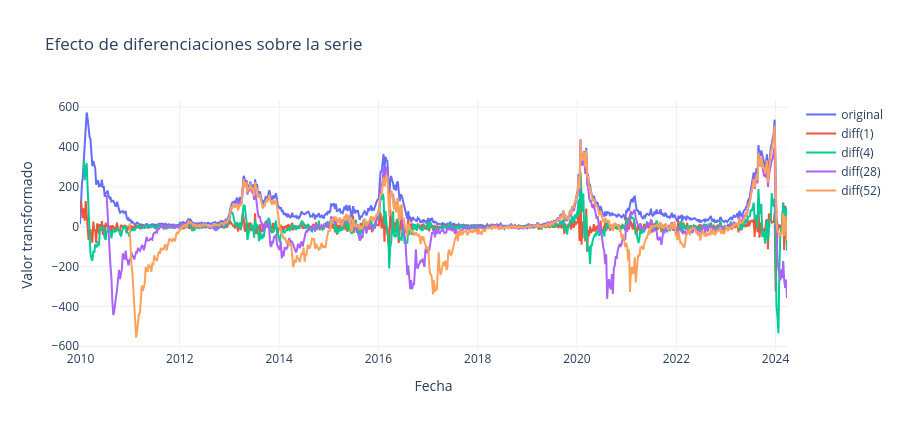

The notebook cell saved with this chart:
### Code cell
def plot_diferencias(datos_base, differences, freq=FRECUENCIA):
    prep_list = [datos_base.assign(unique_id='original')]
    for d in differences:
        fcst = MLForecast(models=[], freq=freq, target_transforms=[Differences([d])])
        aux = fcst.preprocess(datos_base.copy(), static_features=[])
        aux['unique_id'] = f'diff({d})'
        prep_list.append(aux)
    prep = pd.concat(prep_list, ignore_index=True)

    fig = go.Figure()
    for uid in prep.unique_id.unique():
        sub = prep[prep.unique_id == uid]
        fig.add_trace(go.Scatter(x=sub.ds, y=sub.y, mode='lines', name=uid))
    fig.update_layout(title='Efecto de diferenciaciones sobre la serie', xaxis_title='Fecha', yaxis_title='Valor transformado', template='plotly_white', height=430)
    fig.show()


plot_diferencias(df[['unique_id', 'ds', 'y']], differences=[1, 4, 28, 52])

ljung = []
for lag in [1, 6, 12, 18, 24, 52]:
    out = acorr_ljungbox(df.y.values, lags=[lag], return_df=True)
    ljung.append({'lag': lag, 'q_stat': out['lb_stat'].iloc[0], 'p_valor': out['lb_pvalue'].iloc[0], 'hay_autocorrelacion': out['lb_pvalue'].iloc[0] < 0.05})
display(pd.DataFrame(ljung))

### Figure 1 — Plotly figure (JSON) as saved in the notebook; plotly's stock layout.template omitted (floating-point values rounded to 4 significant figures; data arrays with more than 128 entries replaced by an {"elided": "..."} marker saying what was removed)
{"data": [{"mode": "lines", "name": "original", "type": "scatter", "x": {"elided": "744 str values"}, "y": {"elided": "744 float values"}}, {"mode": "lines", "name": "diff(1)", "type": "scatter", "x": {"elided": "743 str values"}, "y": {"elided": "743 float values"}}, {"mode": "lines", "name": "diff(4)", "type": "scatter", "x": {"elided": "740 str values"}, "y": {"elided": "740 float values"}}, {"mode": "lines", "name": "diff(28)", "type": "scatter", "x": {"elided": "716 str values"}, "y": {"elided": "716 float values"}}, {"mode": "lines", "name": "diff(52)", "type": "scatter", "x": {"elided": "692 str values"}, "y": {"elided": "692 float values"}}], "layout": {"height": 430, "title": {"text": "Efecto de diferenciaciones sobre la serie"}, "xaxis": {"title": {"text": "Fecha"}}, "yaxis": {"title": {"text": "Valor transformado"}}}}
